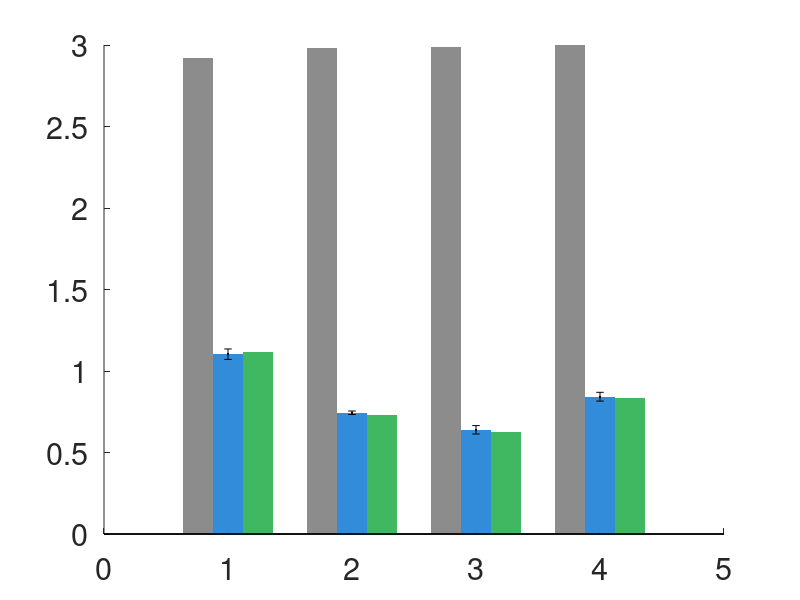

This figure's MATLAB source: (Note: this script raises an error after producing the figure.)
%% plot_C8_three_mode.m
% C8 — Three-mode comparison: altitude RMSE per waypoint (Mode A / B / C).
% Data hardcoded from CSV files. Rows = models, Cols = WP1-WP4.

clear; clc; close all;
set(groot,'DefaultAxesFontSize',22);

%% Mode A (scripted, 1 run) — from thesis Table 3.C8
modeA_wp = [2.92, 2.98, 2.99, 3.00];

%% ── per-model mean RMSE per waypoint (cm) ────────────────────────────────────
%  Rows: [Claude; GPT-4o; GPT-4o-mini; Gemini]  Cols: [WP1, WP2, WP3, WP4]

B_per_model = [ ...
    1.0606,  0.7422,  0.6778,  0.8752; ...   % Claude
    1.1188,  0.7594,  0.6266,  0.8510; ...   % GPT-4o
    1.1350,  0.7370,  0.6298,  0.8128; ...   % GPT-4o-mini
    1.0980,  0.7364,  0.6232,  0.8302  ];    % Gemini

C_per_model = [ ...
    1.1604,  0.7492,  0.6292,  0.8536; ...   % Claude
    1.0902,  0.7536,  0.5642,  0.8412; ...   % GPT-4o
    1.1208,  0.7172,  0.6480,  0.8178; ...   % GPT-4o-mini
    1.0992,  0.7092,  0.6510,  0.8198  ];    % Gemini

B_mean = mean(B_per_model, 1);
C_mean = mean(C_per_model, 1);
B_std  = std(B_per_model,  0, 1);
C_std  = std(C_per_model,  0, 1);

%% ── Figure ───────────────────────────────────────────────────────────────────
figure('Name','C8 — Three-Mode Comparison','Position',[60 60 1200 900]);
ax = axes;
hold on;

cA = [0.55 0.55 0.55];
cB = [0.20 0.55 0.85];
cC = [0.25 0.72 0.38];

x      = 1:4;
bWidth = 0.24;

bar(ax, x - bWidth, modeA_wp, bWidth, 'FaceColor',cA,'EdgeColor','none', ...
    'DisplayName','Mode A — Scripted (no LLM)');
bar(ax, x,          B_mean,   bWidth, 'FaceColor',cB,'EdgeColor','none', ...
    'DisplayName','Mode B — NL-commanded (mean ± sd across models)');
bar(ax, x + bWidth, C_mean,   bWidth, 'FaceColor',cC,'EdgeColor','none', ...
    'DisplayName','Mode C — Full-auto (mean ± sd across models)');

errorbar(ax, x,          B_mean, B_std, 'k.','LineWidth',1.8,'HandleVisibility','off');
errorbar(ax, x + bWidth, C_mean, C_std, 'k.','LineWidth',1.8,'HandleVisibility','off');

model_markers = {'o','s','^','d'};
model_colors  = { [0.14 0.39 0.60]; [1.00 0.60 0.10]; [0.60 0.20 0.70]; [0.85 0.18 0.18] };

for m = 1:4
    scatter(ax, x,          B_per_model(m,:), 60, model_colors{m}, model_markers{m}, ...
            'filled','HandleVisibility','off','MarkerEdgeColor','none','MarkerFaceAlpha',0.7);
    scatter(ax, x + bWidth, C_per_model(m,:), 60, model_colors{m}, model_markers{m}, ...
            'filled','HandleVisibility','off','MarkerEdgeColor','none','MarkerFaceAlpha',0.7);
end

improvement = mean(modeA_wp) / mean([B_mean, C_mean]);
text(ax, 2.5, 2.60, sprintf('LLM modes: %.1f\\times lower RMSE than Mode A', improvement), ...
     'HorizontalAlignment','center','FontSize',19,'Color',[0.2 0.2 0.2],'FontWeight','bold');

yline(ax, mean(modeA_wp), '--', 'Color',cA,'LineWidth',1.2,'HandleVisibility','off');

set(ax,'XTick',1:4,'XTickLabel',{'WP1  (1.0→1.3 m)','WP2  (1.3→1.5 m)','WP3  (1.5→1.0 m)','WP4  (hold)'}, ...
       'Box','off','YGrid','on','GridAlpha',.25,'GridLineStyle','--','XGrid','off');
xlabel(ax,'Waypoint','FontSize',24);
ylabel(ax,'Altitude RMSE  (cm)','FontSize',24);
title(ax,{'C8 — Three-Mode Comparison: Altitude RMSE per Waypoint'; ...
          'Dots = individual models (Claude / GPT-4o / Mini / Gemini), bars = mean across models'}, ...
     'FontSize',20);
ylim(ax,[0 3.5]);
legend(ax,'FontSize',18,'NumColumns',1,'Location','northeast');
hold off;
